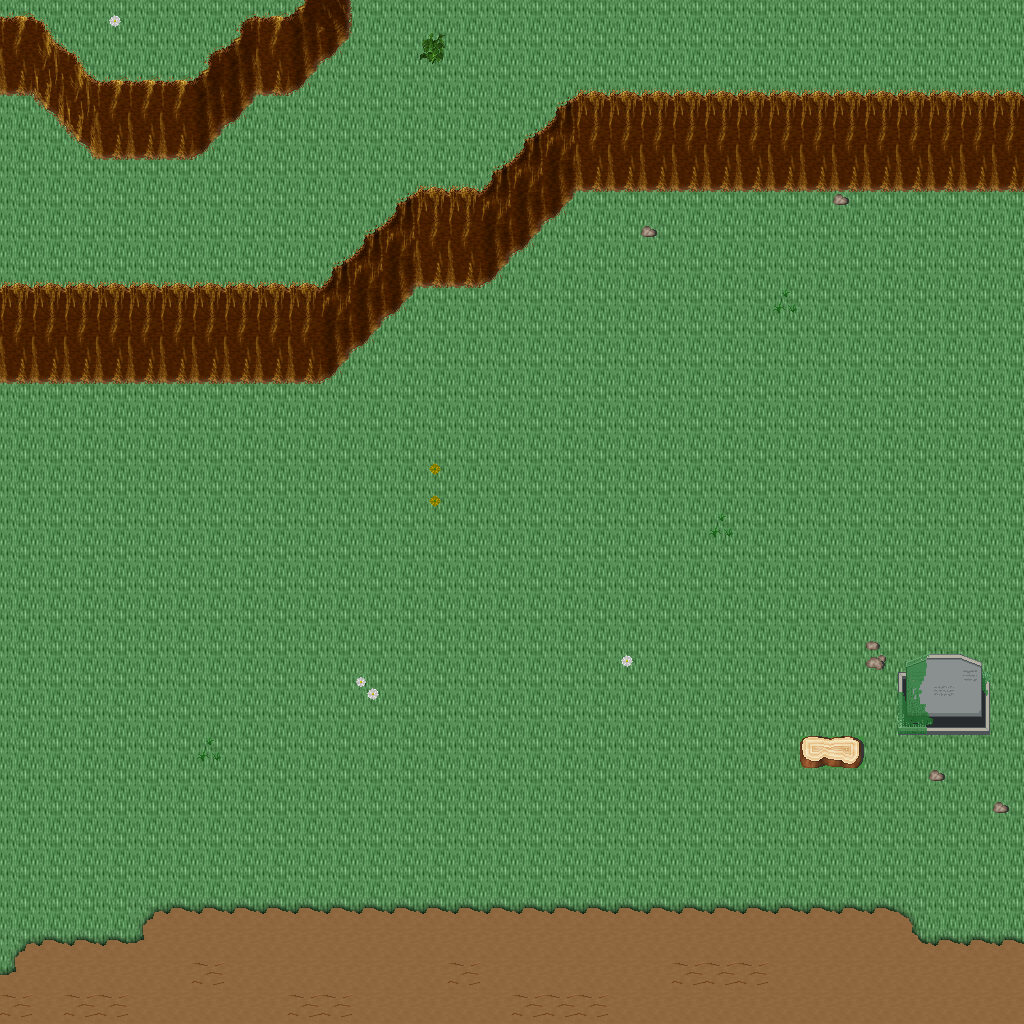

A 2D game scene composited from a Tiled map and its tileset images. What follows is a short description and the map's XML, with each tile layer's data collapsed to a summary:
An orthogonal 32x32 tile map with 32x32 px tiles, 5 tile layers (Ground, Objects, Objects2, Above, ...), 1 hidden layer not drawn, 32 tilesets.

<map version="1.10" tiledversion="1.11.0" orientation="orthogonal" renderorder="right-down" width="32" height="32" tilewidth="32" tileheight="32" infinite="0" nextlayerid="11" nextobjectid="1">
 <tileset firstgid="1" name="ground_ground" tilewidth="32" tileheight="32" tilecount="33" columns="3">
  <image source="../drawable/ground_ground.png" width="96" height="352" />
 </tileset>
 <tileset firstgid="34" name="ground_ground_2" tilewidth="32" tileheight="32" tilecount="4" columns="4">
  <image source="../drawable/ground_ground_2.png" width="128" height="32" />
 </tileset>
 <tileset firstgid="38" name="ground_water_pool" tilewidth="32" tileheight="32" tilecount="72" columns="3">
  <image source="../drawable/ground_water_pool.png" width="96" height="768" />
 </tileset>
 <tileset firstgid="110" name="ground_ridge_earth_dark" tilewidth="32" tileheight="32" tilecount="96" columns="12">
  <image source="../drawable/ground_ridge_earth_dark.png" width="384" height="256" />
 </tileset>
 <tileset firstgid="206" name="plant_grasses" tilewidth="32" tileheight="32" tilecount="6" columns="3">
  <image source="../drawable/plant_grasses.png" width="96" height="64" />
 </tileset>
 <tileset firstgid="212" name="ground_rock_pebbles" tilewidth="32" tileheight="32" tilecount="3" columns="1">
  <image source="../drawable/ground_rock_pebbles.png" width="32" height="96" />
 </tileset>
 <tileset firstgid="215" name="plant_flower_daisy_yellow" tilewidth="32" tileheight="32" tilecount="8" columns="2">
  <image source="../drawable/plant_flower_daisy_yellow.png" width="64" height="128" />
 </tileset>
 <tileset firstgid="223" name="plant_flower_daisy_white" tilewidth="32" tileheight="32" tilecount="8" columns="2">
  <image source="../drawable/plant_flower_daisy_white.png" width="64" height="128" />
 </tileset>
 <tileset firstgid="231" name="ground_grass_edges" tilewidth="32" tileheight="32" tilecount="36" columns="12">
  <image source="../drawable/ground_grass_edges.png" width="384" height="96" />
 </tileset>
 <tileset firstgid="267" name="ground_earth_edges" tilewidth="32" tileheight="32" tilecount="18" columns="6">
  <image source="../drawable/ground_earth_edges.png" width="192" height="96" />
 </tileset>
 <tileset firstgid="285" name="ground_grass_corners" tilewidth="32" tileheight="32" tilecount="24" columns="6">
  <image source="../drawable/ground_grass_corners.png" width="192" height="128" />
 </tileset>
 <tileset firstgid="309" name="ground_square_paving" tilewidth="32" tileheight="32" tilecount="1" columns="1">
  <image source="../drawable/ground_square_paving.png" width="32" height="32" />
 </tileset>
 <tileset firstgid="310" name="plant_flower_daisy_red" tilewidth="32" tileheight="32" tilecount="8" columns="2">
  <image source="../drawable/plant_flower_daisy_red.png" width="64" height="128" />
 </tileset>
 <tileset firstgid="318" name="plant_flower_daisy_blue" tilewidth="32" tileheight="32" tilecount="8" columns="2">
  <image source="../drawable/plant_flower_daisy_blue.png" width="64" height="128" />
 </tileset>
 <tileset firstgid="326" name="plant_tree_tree_darkgreen" tilewidth="32" tileheight="32" tilecount="88" columns="8">
  <image source="../drawable/plant_tree_tree_darkgreen.png" width="256" height="352" />
 </tileset>
 <tileset firstgid="414" name="object_well" tilewidth="32" tileheight="32" tilecount="4" columns="2">
  <image source="../drawable/object_well.png" width="64" height="64" />
 </tileset>
 <tileset firstgid="418" name="plant_bush_bushes" tilewidth="32" tileheight="32" tilecount="10" columns="5">
  <image source="../drawable/plant_bush_bushes.png" width="160" height="64" />
 </tileset>
 <tileset firstgid="428" name="ground_eye" tilewidth="32" tileheight="32" tilecount="9" columns="3">
  <image source="../drawable/ground_eye.png" width="96" height="96" />
 </tileset>
 <tileset firstgid="437" name="plant_stump_rectangular" tilewidth="32" tileheight="32" tilecount="4" columns="2">
  <image source="../drawable/plant_stump_rectangular.png" width="64" height="64" />
 </tileset>
 <tileset firstgid="441" name="item_gothic_large_gravestone" tilewidth="32" tileheight="32" tilecount="9" columns="3">
  <image source="../drawable/item_gothic_large_gravestone.png" width="96" height="96" />
 </tileset>
 <tileset firstgid="450" name="logic_collision" tilewidth="32" tileheight="32" tilecount="1" columns="1">
  <image source="../drawable/logic_collision.png" width="32" height="32" />
 </tileset>
 <tileset firstgid="451" name="logic_item_herb" tilewidth="32" tileheight="32" tilecount="5" columns="5">
  <image source="../drawable/logic_item_herb.png" width="160" height="32" />
 </tileset>
 <tileset firstgid="456" name="ground_rock_rubble" tilewidth="32" tileheight="32" tilecount="9" columns="3">
  <image source="../drawable/ground_rock_rubble.png" width="96" height="96" />
 </tileset>
 <tileset firstgid="465" name="ground_rock_rocks_3" tilewidth="32" tileheight="32" tilecount="16" columns="4">
  <image source="../drawable/ground_rock_rocks_3.png" width="128" height="128" />
 </tileset>
 <tileset firstgid="481" name="ground_rock_large_boulder" tilewidth="32" tileheight="32" tilecount="9" columns="3">
  <image source="../drawable/ground_rock_large_boulder.png" width="96" height="96" />
 </tileset>
 <tileset firstgid="490" name="ground_rock_large_pebble" tilewidth="32" tileheight="32" tilecount="2" columns="2">
  <image source="../drawable/ground_rock_large_pebble.png" width="64" height="32" />
 </tileset>
 <tileset firstgid="492" name="ground_rock_rocks_2" tilewidth="32" tileheight="32" tilecount="4" columns="2">
  <image source="../drawable/ground_rock_rocks_2.png" width="64" height="64" />
 </tileset>
 <tileset firstgid="496" name="ground_green_paving" tilewidth="32" tileheight="32" tilecount="18" columns="3">
  <image source="../drawable/ground_green_paving.png" width="96" height="192" />
 </tileset>
 <tileset firstgid="514" name="logic_protection" tilewidth="32" tileheight="32" tilecount="2" columns="2">
  <image source="../drawable/logic_protection.png" width="64" height="32" />
 </tileset>
 <tileset firstgid="516" name="building_castle" tilewidth="32" tileheight="32" tilecount="320" columns="20">
  <image source="../drawable/building_castle.png" width="640" height="512" />
 </tileset>
 <tileset firstgid="836" name="logic_creature_ogre" tilewidth="32" tileheight="32" tilecount="4" columns="4">
  <image source="../drawable/logic_creature_ogre.png" width="128" height="32" />
 </tileset>
 <tileset firstgid="840" name="logic_creature_troll" tilewidth="32" tileheight="32" tilecount="4" columns="4">
  <image source="../drawable/logic_creature_troll.png" width="128" height="32" />
 </tileset>
 <layer id="1" name="Ground" width="32" height="32">
  <data>[1024 cells, 1024 non-empty, 2 distinct tile ids]</data>
 </layer>
 <layer id="2" name="Objects" width="32" height="32">
  <data>[1024 cells, 225 non-empty, 28 distinct tile ids]</data>
 </layer>
 <layer id="3" name="Objects2" width="32" height="32">
  <data>[1024 cells, 6 non-empty, 6 distinct tile ids]</data>
 </layer>
 <layer id="4" name="Above" width="32" height="32">
  <data>[1024 cells, 10 non-empty, 7 distinct tile ids]</data>
 </layer>
 <layer id="5" name="Above2" width="32" height="32">
  <data>[1024 cells, 0 non-empty, 0 distinct tile ids]</data>
 </layer>
 <layer id="6" name="Walkable" width="32" height="32" visible="0">
  <data>[1024 cells, 140 non-empty, 1 distinct tile ids]</data>
 </layer>
 <objectgroup id="7" name="Mapevents" />
 <objectgroup id="8" name="Spawn" />
 <objectgroup id="9" name="Keys" />
 <objectgroup id="10" name="Replace" />
</map>
